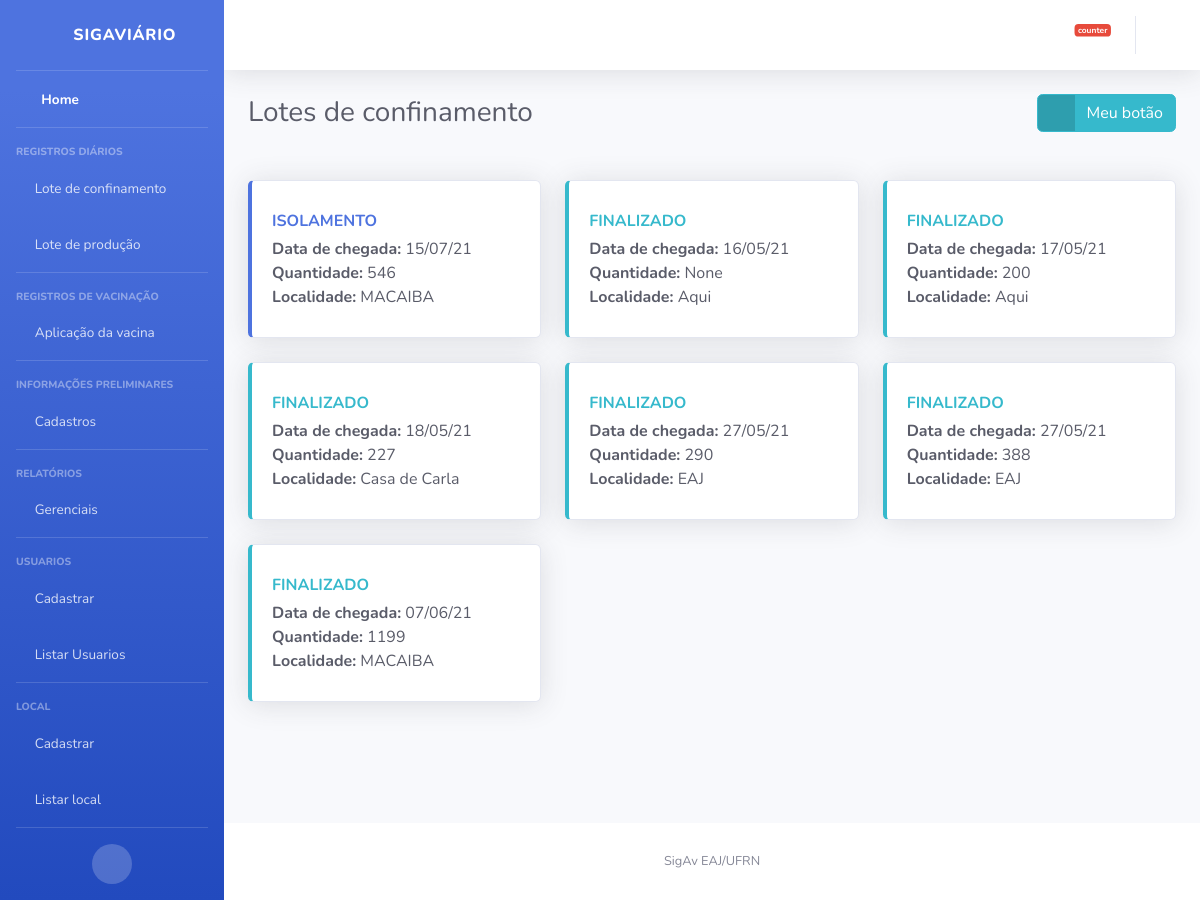
/lote/listar/, run on the app's committed database.
### lote/models.py (models this page shows, shortened)
class Lote(models.Model):
    codigo = models.CharField(max_length=50, unique=True)
    aptidao = models.CharField(max_length=1, choices=APTIDAO, default='B')
    data_chegada = models.DateField(default=date.today)
    localidade = models.CharField(max_length=200)
    quantidade_aves_chegada = models.PositiveIntegerField()
    quantidade_aves_final = models.PositiveIntegerField(null=True, blank=True)
    raca = models.CharField(max_length=1, choices=RACA)
    status = models.CharField(max_length=1, choices=STATUS, default='A')
    class Meta:
        ordering = ('status','data_chegada',)

### lote/views.py (the view)
# urls.py: path('listar/', views.ListarLotes.as_view(), name='listar'),
class ListarLotes(ListView):
    model = Lote
    template_name = 'lote/listar.html'

### templates/lote/listar.html (shortened to what this page needs)
{% extends "base.html" %}
{% block titulo %}
Lotes de confinamento
{% endblock %}
{% block titulo_lateral %}
<a href="#" class="btn btn-info btn-icon-split">
    <span class="icon text-white-50">
      <i class="fas fa-info-circle"></i>
    </span>
    <span class="text">Meu botão</span>
  </a>
{% endblock %}
{% block conteudo %}
    {% if object_list %}
        {% for lote in object_list %}
       {%if forloop.counter0|divisibleby:3 %}
        <br>
       <div class="row">
       {%endif%}
                {%  if lote.status == "A" %}
                <div class="col-lg-4 col-md-6">
                  <a href="{% url 'lote:detalhes'%}" style="text-decoration: none;">
                    <div class="card border-left-primary shadow h-100 py-2">
                      <div class="card-body">
                        <div class="row no-gutters align-items-center">
                          <div class="col mr-2">
                            <div class="text-m font-weight-bold text-primary text-uppercase mb-1">{{lote.get_status_display}}</div>
                            <div class="mb-0 text-gray-800"><strong>Data de chegada:</strong> {{lote.data_chegada|date:"d/m/y"}}</div>
                            <div class="mb-0 text-gray-800"><strong>Quantidade:</strong> {{lote.quantidade_aves_final}}</div>
                            <div class="mb-0 text-gray-800"><strong>Localidade:</strong> {{lote.localidade}}</div>
                          </div>
                          <div class="col-auto">
                            <i class="fas fa-kiwi-bird fa-3x" style="color:#007bff"></i>
                          </div>
                        </div>
                      </div>
                    </div>
                  </a>
                </div>
                {% else %}
          <div class="col-lg-4 col-md-6">
            <a href="{% url 'lote:detalhes'%}" style="text-decoration: none;">
            <div class="card border-left-info shadow h-100 py-2">
              <div class="card-body">
                <div class="row no-gutters align-items-center">
                  <div class="col mr-2">
                    <div class="text-m font-weight-bold text-info text-uppercase mb-1">{{lote.get_status_display}}</div>
                    <div class="mb-0 text-gray-800"><strong>Data de chegada:</strong> {{lote.data_chegada|date:"d/m/y"}}</div>
                    <div class="mb-0 text-gray-800"><strong>Quantidade:</strong> {{lote.quantidade_aves_final}}</div>
                    <div class="mb-0 text-gray-800"><strong>Localidade:</strong> {{lote.localidade}}</div>
                  </div>
                  <div class="col-auto">
                    <i class="far fa-list-alt fa-3 fa-3x" style="color:#17a2b8"></i>
                  </div>
                </div>
              </div>
            </div>
          </a>
          </div>
         {%endif%}
    {%if forloop.counter|divisibleby:3 %}
        </div>
        {% endif %}
        {% endfor %}
     {% if not object_list|length|divisibleby:3 %}
      </div>
     {% endif %}
    {% else %}
        <p>Não há produção.</p>
    {% endif %}
{% endblock %}

### data on the page
Lote: status "ISOLAMENTO", data_chegada "15/07/21", quantidade_aves_final "546", localidade "MACAIBA"
Lote: status "FINALIZADO", data_chegada "16/05/21", quantidade_aves_final "None", localidade "Aqui"
Lote: status "FINALIZADO", data_chegada "17/05/21", quantidade_aves_final "200", localidade "Aqui"
Lote: status "FINALIZADO", data_chegada "18/05/21", quantidade_aves_final "227", localidade "Casa de Carla"
Lote: status "FINALIZADO", data_chegada "27/05/21", quantidade_aves_final "290", localidade "EAJ"
Lote: status "FINALIZADO", data_chegada "27/05/21", quantidade_aves_final "388", localidade "EAJ"
Lote: status "FINALIZADO", data_chegada "07/06/21", quantidade_aves_final "1199", localidade "MACAIBA"
